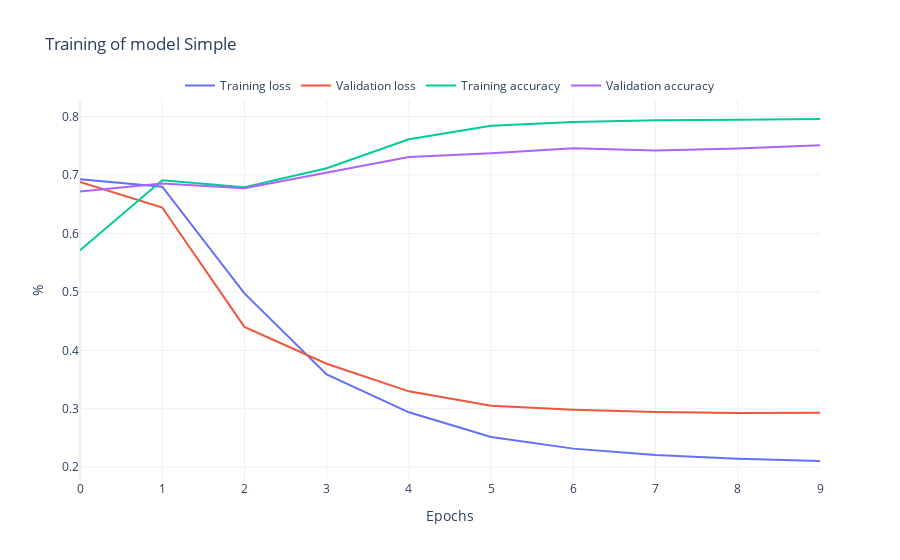

Notebook cell for this chart:
### Markdown cell above
#### Plot the training and validation loss

### Code cell
rst.plot_history(history_simple, "Simple")

### Figure 1 — Plotly figure (JSON) as saved in the notebook; plotly's stock layout.template omitted (floating-point values rounded to 4 significant figures)
{"data": [{"mode": "lines", "name": "Training loss", "type": "scatter", "y": [0.6928, 0.68, 0.4973, 0.3589, 0.294, 0.2519, 0.2319, 0.221, 0.2146, 0.2107]}, {"mode": "lines", "name": "Validation loss", "type": "scatter", "y": [0.688, 0.6444, 0.4402, 0.377, 0.3298, 0.3052, 0.2984, 0.2944, 0.2928, 0.2932]}, {"mode": "lines", "name": "Training accuracy", "type": "scatter", "y": [0.5713, 0.6911, 0.6792, 0.7116, 0.7612, 0.7842, 0.7905, 0.7937, 0.7947, 0.7958]}, {"mode": "lines", "name": "Validation accuracy", "type": "scatter", "y": [0.6719, 0.6856, 0.6773, 0.7045, 0.7308, 0.737, 0.7456, 0.7421, 0.7453, 0.7507]}], "layout": {"legend": {"bgcolor": "rgba(255,255,255,0.5)", "orientation": "h", "x": 0.5, "xanchor": "center", "y": 1, "yanchor": "bottom"}, "title": {"text": "Training of model Simple"}, "xaxis": {"title": {"text": "Epochs"}}, "yaxis": {"title": {"text": "%"}}}}
